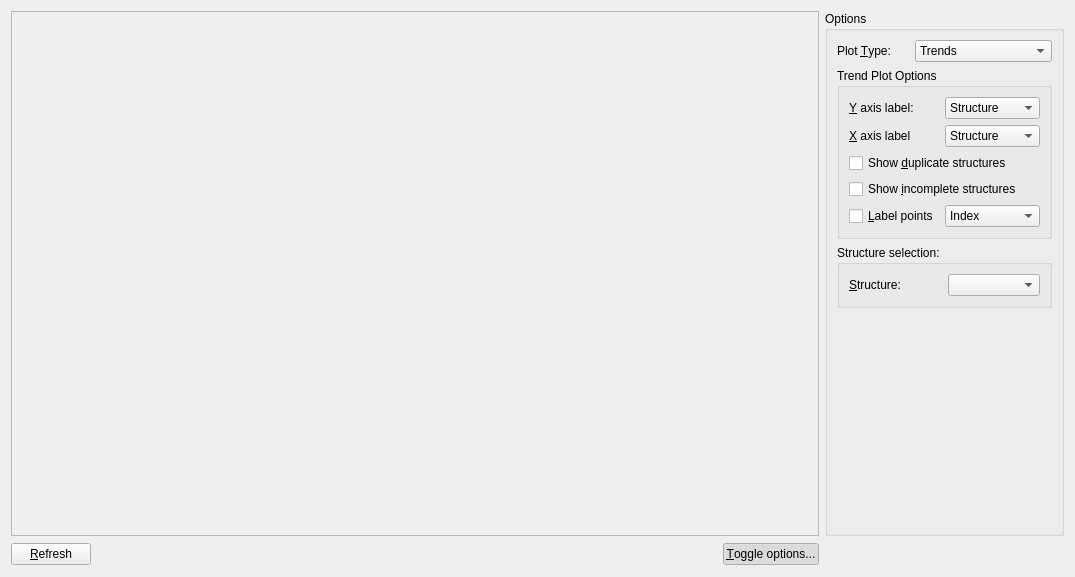
<?xml version="1.0" encoding="UTF-8"?>
<ui version="4.0">
 <class>Tab_Plot</class>
 <widget class="QWidget" name="Tab_Plot">
  <property name="geometry">
   <rect>
    <x>0</x>
    <y>0</y>
    <width>1075</width>
    <height>577</height>
   </rect>
  </property>
  <property name="windowTitle">
   <string>Form</string>
  </property>
  <layout class="QGridLayout" name="gridLayout">
   <item row="1" column="0">
    <widget class="QPushButton" name="push_refresh">
     <property name="text">
      <string>&amp;Refresh</string>
     </property>
    </widget>
   </item>
   <item row="1" column="1" colspan="2">
    <spacer name="horizontalSpacer_3">
     <property name="orientation">
      <enum>Qt::Horizontal</enum>
     </property>
     <property name="sizeHint" stdset="0">
      <size>
       <width>650</width>
       <height>24</height>
      </size>
     </property>
    </spacer>
   </item>
   <item row="0" column="4">
    <widget class="QGroupBox" name="groupBox">
     <property name="title">
      <string>Options</string>
     </property>
     <layout class="QGridLayout" name="gridLayout_2">
      <item row="6" column="0" colspan="2">
       <spacer name="verticalSpacer">
        <property name="orientation">
         <enum>Qt::Vertical</enum>
        </property>
        <property name="sizeHint" stdset="0">
         <size>
          <width>20</width>
          <height>40</height>
         </size>
        </property>
       </spacer>
      </item>
      <item row="4" column="0" colspan="2">
       <widget class="QGroupBox" name="gb_trend">
        <property name="title">
         <string>Trend Plot Options</string>
        </property>
        <layout class="QGridLayout" name="gridLayout_3">
         <item row="0" column="0">
          <widget class="QLabel" name="label_34">
           <property name="text">
            <string>&amp;Y axis label:</string>
           </property>
           <property name="buddy">
            <cstring>combo_yAxis</cstring>
           </property>
          </widget>
         </item>
         <item row="0" column="1">
          <widget class="QComboBox" name="combo_yAxis">
           <item>
            <property name="text">
             <string>Structure</string>
            </property>
           </item>
           <item>
            <property name="text">
             <string>Energy (eV)</string>
            </property>
           </item>
          </widget>
         </item>
         <item row="1" column="0">
          <widget class="QLabel" name="label_23">
           <property name="text">
            <string>&amp;X axis label</string>
           </property>
           <property name="buddy">
            <cstring>combo_xAxis</cstring>
           </property>
          </widget>
         </item>
         <item row="1" column="1">
          <widget class="QComboBox" name="combo_xAxis">
           <item>
            <property name="text">
             <string>Structure</string>
            </property>
           </item>
           <item>
            <property name="text">
             <string>Energy (eV)</string>
            </property>
           </item>
          </widget>
         </item>
         <item row="2" column="0" colspan="2">
          <widget class="QCheckBox" name="cb_showDuplicates">
           <property name="text">
            <string>Show &amp;duplicate structures</string>
           </property>
          </widget>
         </item>
         <item row="3" column="0" colspan="2">
          <widget class="QCheckBox" name="cb_showIncompletes">
           <property name="text">
            <string>Show &amp;incomplete structures</string>
           </property>
          </widget>
         </item>
         <item row="4" column="0">
          <widget class="QCheckBox" name="cb_labelPoints">
           <property name="text">
            <string>&amp;Label points</string>
           </property>
          </widget>
         </item>
         <item row="4" column="1">
          <widget class="QComboBox" name="combo_labelType">
           <item>
            <property name="text">
             <string>Index</string>
            </property>
           </item>
           <item>
            <property name="text">
             <string>Energy (eV)</string>
            </property>
           </item>
          </widget>
         </item>
        </layout>
       </widget>
      </item>
      <item row="5" column="0" colspan="2">
       <widget class="QGroupBox" name="gb_distance">
        <property name="title">
         <string>Structure selection:</string>
        </property>
        <layout class="QGridLayout" name="gridLayout_4">
         <item row="0" column="0">
          <widget class="QLabel" name="label_2">
           <property name="text">
            <string>&amp;Structure:</string>
           </property>
           <property name="buddy">
            <cstring>combo_distHistStructure</cstring>
           </property>
          </widget>
         </item>
         <item row="0" column="1">
          <widget class="QComboBox" name="combo_distHistStructure"/>
         </item>
        </layout>
       </widget>
      </item>
      <item row="0" column="1">
       <widget class="QComboBox" name="combo_plotType">
        <item>
         <property name="text">
          <string>Trends</string>
         </property>
        </item>
        <item>
         <property name="text">
          <string>Distance Histogram</string>
         </property>
        </item>
       </widget>
      </item>
      <item row="0" column="0">
       <widget class="QLabel" name="label">
        <property name="text">
         <string>Plot &amp;Type:</string>
        </property>
        <property name="buddy">
         <cstring>combo_plotType</cstring>
        </property>
       </widget>
      </item>
     </layout>
    </widget>
   </item>
   <item row="1" column="3">
    <widget class="QPushButton" name="pushButton">
     <property name="text">
      <string>&amp;Toggle options...</string>
     </property>
     <property name="checkable">
      <bool>true</bool>
     </property>
     <property name="checked">
      <bool>true</bool>
     </property>
    </widget>
   </item>
   <item row="0" column="0" colspan="4">
    <widget class="Avogadro::PlotWidget" name="plot_plot">
     <property name="frameShape">
      <enum>QFrame::StyledPanel</enum>
     </property>
     <property name="frameShadow">
      <enum>QFrame::Raised</enum>
     </property>
    </widget>
   </item>
  </layout>
 </widget>
 <customwidgets>
  <customwidget>
   <class>Avogadro::PlotWidget</class>
   <extends>QFrame</extends>
   <header location="global">avogadro/plotwidget.h</header>
   <container>1</container>
  </customwidget>
 </customwidgets>
 <tabstops>
  <tabstop>push_refresh</tabstop>
 </tabstops>
 <resources/>
 <connections>
  <connection>
   <sender>pushButton</sender>
   <signal>toggled(bool)</signal>
   <receiver>groupBox</receiver>
   <slot>setVisible(bool)</slot>
   <hints>
    <hint type="sourcelabel">
     <x>782</x>
     <y>552</y>
    </hint>
    <hint type="destinationlabel">
     <x>983</x>
     <y>283</y>
    </hint>
   </hints>
  </connection>
 </connections>
</ui>
